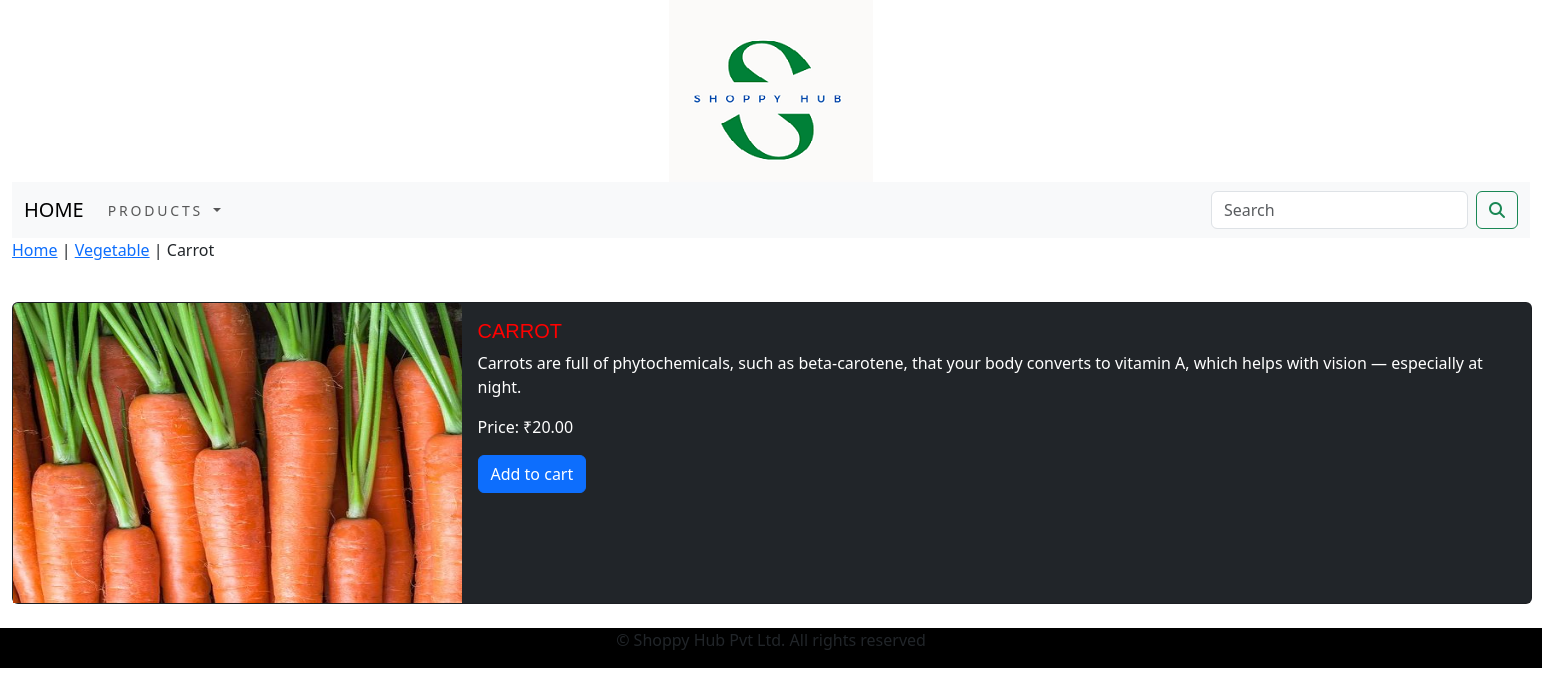
Screenshot of /vegetable/carrot with the database file from the repository.
### appShopping/models.py (models this page shows, shortened)
class product(models.Model):
    name = models.CharField(max_length=150, unique=True)
    slug = models.SlugField(max_length=150, unique=True)
    description = models.TextField(blank=True)
    price = models.DecimalField(max_digits=10, decimal_places=2)
    category = models.ForeignKey(category,on_delete=models.CASCADE)
    image = models.ImageField(upload_to='product', blank=True)
    stock = models.IntegerField()
    available = models.BooleanField(default=True)
    created = models.DateTimeField(auto_now_add=True)
    update = models.DateTimeField(auto_now=True)
    class Meta:
        ordering = ('name',)
        verbose_name = 'product'
        verbose_name_plural = 'products'

class category(models.Model):
    name = models.CharField(max_length=150, unique=True)
    slug = models.SlugField(max_length=200, unique=True)
    description = models.TextField()
    image = models.ImageField(upload_to='category', blank=True)
    class Meta:
        ordering = ('name',)
        verbose_name = 'category'
        verbose_name_plural = 'categories'
    def get_url(self):
        return reverse('appShopping:allProductsCat', args=[str(self.slug)])
    def __str__(self):
        return '{}'.format(self.name)

### appShopping/views.py (the view)
# urls.py: path('<slug:c_slug>/<slug:p_slug>',views.allProducts, name='detailsProduct'),
def allProducts(request, c_slug, p_slug):
    try:
        products = product.objects.get(category__slug=c_slug, slug=p_slug)
    except Exception as e:
        raise e
    return render(request,'product.html',{'product':products})

### appCart/context_processors.py (called while the page is built)
def counter(request):
    item_count = 0
    if 'admin' in request.path:
        return  {}
    else:
        try:
            cartObjects = cart.objects.filter(cart_id=_cart_id(request))
            cartItems = cart_items.objects.all().filter(cart=cartObjects[:1])
            for items in cartItems:
                item_count += items.quantity
        except cart.DoesNotExist:
            item_count = 0
    return dict(item_count=item_count)

### appCart/views.py (called while the page is built)
def _cart_id(request):
    cart_id=request.session.session_key
    if not cart:
        cart_id=request.session.create()
    return cart_id

### appShopping/context_processors.py (called while the page is built)
def menu_links(request):
    links = category.objects.all()
    return dict(links=links)

### templates/product.html (shortened to what this page needs)
{% extends 'base.html' %}
{% load static %}
{% block content %}
<div>
    <div>
        <p>
            <a href="{% url 'appShopping:allCategory' %}">Home</a> |
            <a href="{{product.category.get_url}}">{{product.category}}</a> |
            <a> {{product.name}}</a>
        </p>
    </div>
</div>
<br>
<div class="row">
    <div class="col-md-8 mb-4">
    <div class="card text-bg-dark" style="width: 95rem;">
      <img src="{{product.image.url}}" class="card-img-top" alt="{{product.name}}">
      <div class="card-body">
        <h5 class="card-title p-title">{{product.name}}</h5>
        <p class="card-text">{{product.description}}</p>
        <p class="card-text">Price: ₹{{product.price}}</p>
        <a href="{% url 'appCart:add_cart' product.id %}" class="btn btn-primary">Add to cart</a>
      </div>
    </div>
    </div>
</div>
{% endblock %}

### static/css/custom.css (style rules this page uses)
.row .card .p-title { color: red; font-size: 20px; text-transform: uppercase; font-family: Helvetica; }

### templates/product.html (style rules this page uses)
.card { flex-direction: row; }
.card img { width: 30%; height: 300px }

### rows the page displays
product: category "Vegetable", name "Carrot", image (picture), name "CARROT", description "Carrots are full of phytochemicals, such as beta-carotene, that your body converts to vitamin A, which helps with vision — especially at night.", price "20.00"
